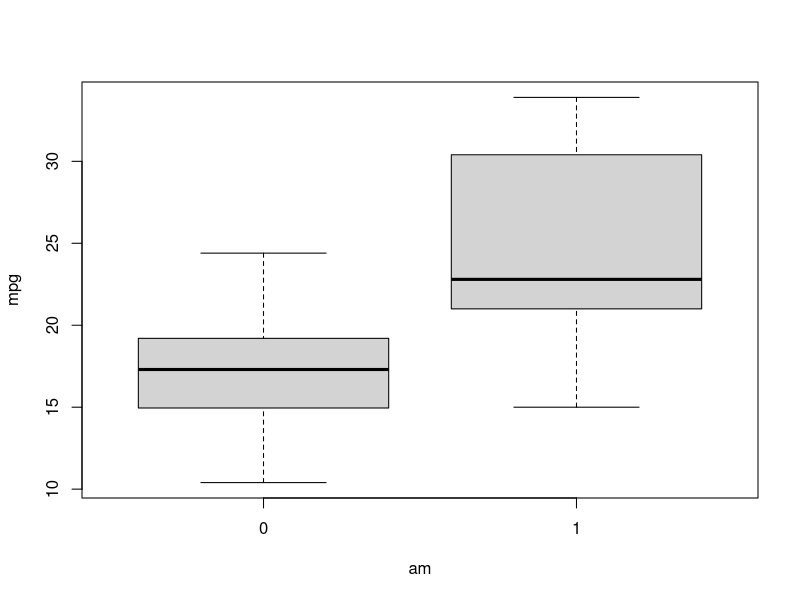
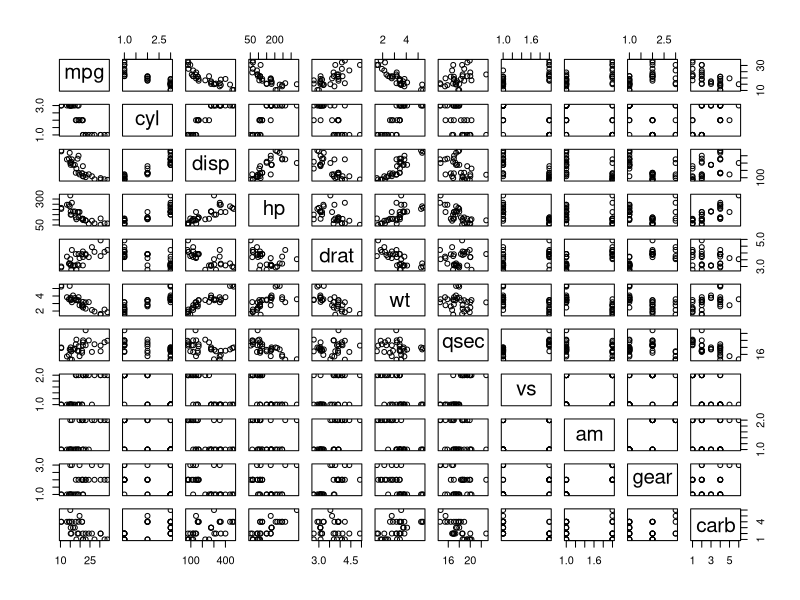
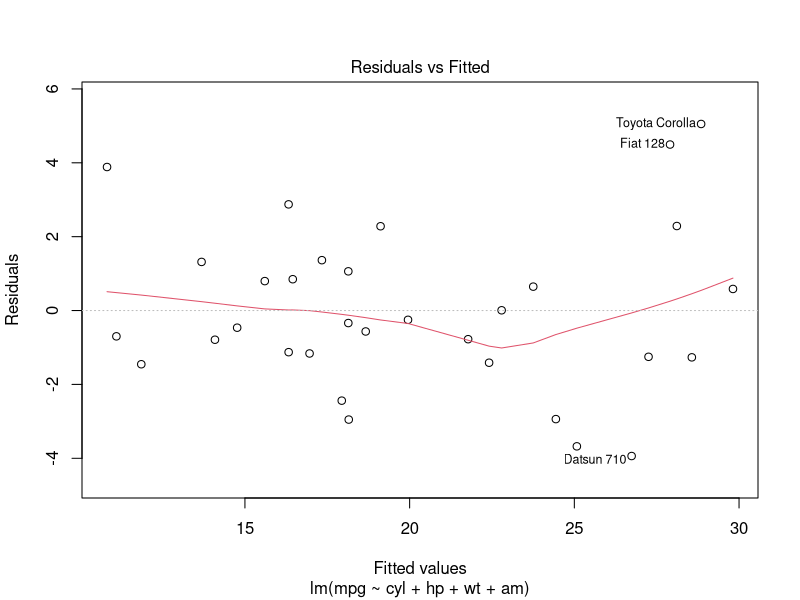

The R source for these figures, in order:
## ---- chunk 1
knitr::opts_chunk$set(echo = TRUE)
## ---- chunk 2
library(datasets)
data(mtcars)
head(mtcars)
library(ggplot2)
## ---- chunk 3
mtcars$cyl <- as.factor(mtcars$cyl)
mtcars$vs <- as.factor(mtcars$vs)
mtcars$am <- as.factor(mtcars$am)
mtcars$gear <- factor(mtcars$gear)
mtcars$carb<- factor(mtcars$carb)
str(mtcars)

## ---- chunk 4
boxplot(mpg~am, mtcars)
## ---- chunk 5

aggregate(mpg ~ am, data = mtcars, mean)

## ---- chunk 6
FitAM <- lm(mpg ~ am, data = mtcars)
summary(FitAM)

## ---- chunk 7
multiVarFit <- lm(mpg ~., data = mtcars)
summary(multiVarFit)
## ---- chunk 8
anova(FitAM,multiVarFit)
## ---- chunk 9
t.test(mtcars$mpg~mtcars$am)

## ---- chunk 10

pairs(mtcars)

## ---- chunk 11
bestfit <-step(multiVarFit,direction = "both")
summary(bestfit)

## ---- chunk 12
plot(bestfit, which=1)
